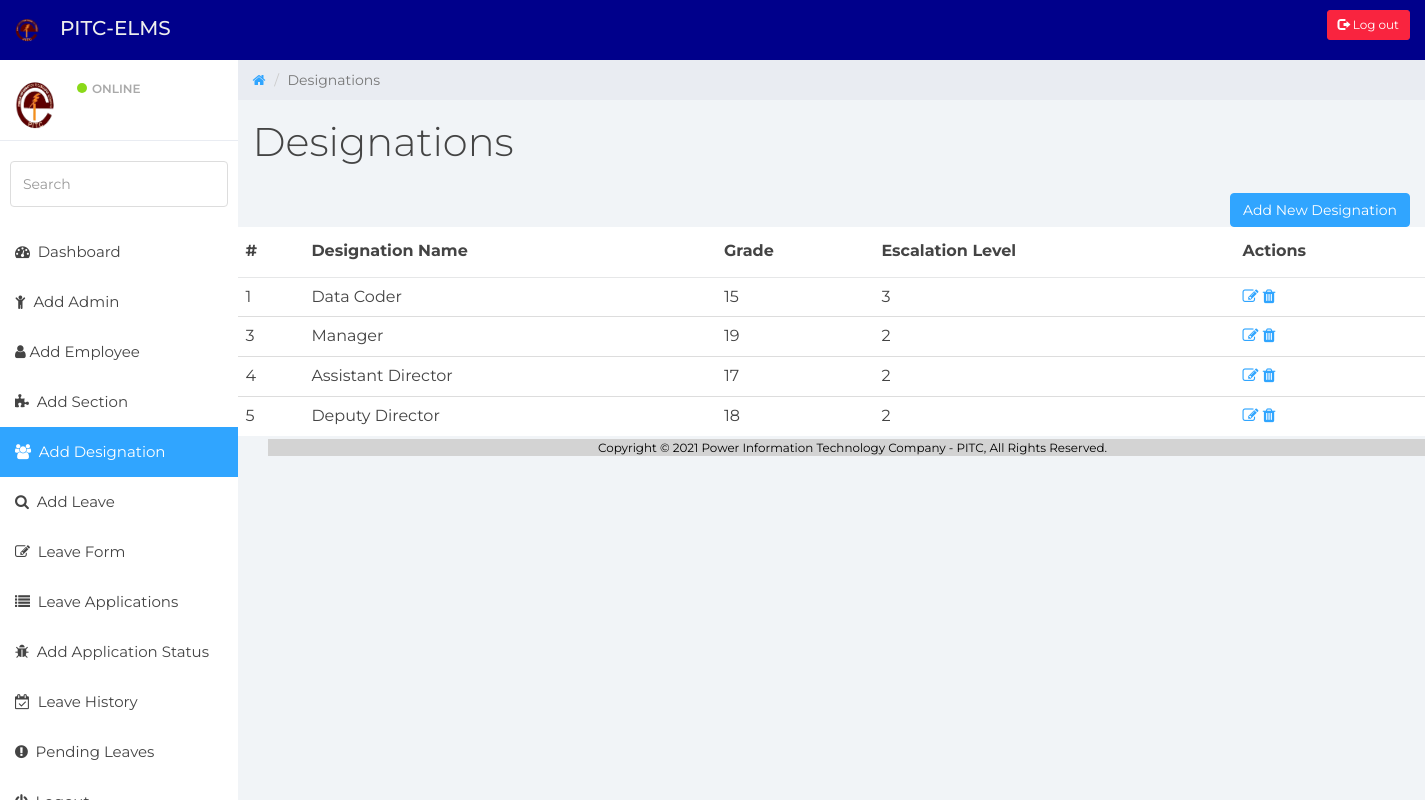
The app's page /designation.php with its own data.
### tables this page shows
CREATE TABLE `designation_lookup` (
  `designation_id` int(11) NOT NULL,
  `designation_name` text NOT NULL,
  `grade` int(11) DEFAULT NULL,
  `escalation_level` int(11) DEFAULT NULL
);

### read.php (called while the page is built, shortened)
<?php
function designation(){
  require_once'connection.php';
  $conn->setAttribute(PDO::ATTR_ERRMODE, PDO::ERRMODE_EXCEPTION);
  $stmt3= $conn->prepare("SELECT* FROM designation_lookup");
  $stmt3->execute();
  $designations = $stmt3->fetchAll(PDO::FETCH_ASSOC);
  return $designations;
}
?>

### designation.php (the view, shortened to what this page needs)
<?php
require("read.php");
include("header.php");
?>
<!DOCTYPE html>
<html>
<head>
	<link href="css/bootstrap.min.css" rel="stylesheet">
	<link href="css/font-awesome.min.css" rel="stylesheet">
	<link href="css/datepicker3.css" rel="stylesheet">
	<link href="css/styles.css" rel="stylesheet">
</head>
<body>
<div class="container-lg">
	<?php include("nav-bar.php");?>
	<div class="col-sm-9 col-sm-offset-3 col-lg-10 col-lg-offset-2 main">
		<div class="row">
			<ol class="breadcrumb">
				<li><a href="index.php">
					<em class="fa fa-home"></em>
				</a></li>
				<li class="active">Designations</li>
			</ol>
		</div>
		<div class="row">
			<div class="col-lg-12">
				<h1 class="page-header">Designations</h1>
                <button class="btn btn-primary btn-md" type ="submit" onclick="location.href='addDesignation.php'" style="float: right;" >Add New Designation</button>
            </div>
        <table class="table">
  <thead>
    <tr>
      <th scope="col">#</th>
      <th scope="col">Designation Name</th>
      <th scope="col">Grade</th>
      <th scope="col">Escalation Level</th>
      <th scope="col">Actions </th>
    </tr>
  </thead>
  <tbody>
    <?php
	$designations = designation();
	foreach ($designations as $designation): ?>
            <tr>
                <td><?=$designation['designation_id']?></td>
                <td><?=$designation['designation_name']?></td>
                <td><?=$designation['grade']?></td>
                <td><?=$designation['escalation_level']?></td>
                <td class="actions">
                <a href="updateDesignation.php?id=<?=$designation['designation_id']?>" title = "Update Record"><i class="fa fa-edit"></i></a>
                    <a href="deleteDesignation.php?id=<?=$designation['designation_id']?>" title = "Delete Record" onclick="return confirm('Are You Sure You Want To Delete This Record ?')"><i class="fa fa-trash"></i></a>
                </td>
            </tr>
            <?php endforeach; ?>
        </tbody>
    </table>
	</div>
</body>
<footer>
<?php include("footer.php");?>
</footer>
</html>

### css/styles.css (style rules this page uses)
body { background: #f1f4f7; padding-top: 60px; font-size: 14px; color: #444444; font-family: "Montserrat", "Helvetica Neue", Helvetica, Arial, sans-serif; }
a, a:hover, a:focus { color: #30a5ff; }
h1, h2, h3, h4, h5, h6 { color: #444444; }
h1 { font-weight: 300; font-size: 40px; }
.btn-primary, .btn-primary:hover, .btn-primary:focus, .btn-primary:active, .btn-primary.active, .open > .dropdown-toggle.btn-primary, .btn-primary.disabled, .btn-primary[disabled], fieldset[disabled] .btn-primary, .btn-primary.disabled:hover, .btn-primary[disabled]:hover, fieldset[disabled] .btn-primary:hover, .btn-primary.disabled:focus, .btn-primary[disabled]:focus, fieldset[disabled] .btn-primary:focus, .btn-primary.disabled:active, .btn-primary[disabled]:active, fieldset[disabled] .btn-primary:active, .btn-primary.disabled.active, .btn-primary[disabled].active, fieldset[disabled] .btn-primary.active { background-color: #30a5ff; border-color: #30a5ff; }
.breadcrumb { border-radius: 0; padding: 10px 15px 10px 15px; background: #e9ecf2; margin: 0; }
h1.page-header { margin-top: 20px; border-bottom: 0; }
.table { background: #fff; }
.table > thead > tr > th { border-bottom: 1px solid #e6e7e8; vertical-align: middle; height: 50px; }

### records on screen
designation_lookup: designation_id "1", designation_name "Data Coder", grade "15", escalation_level "3"
designation_lookup: designation_id "3", designation_name "Manager", grade "19", escalation_level "2"
designation_lookup: designation_id "4", designation_name "Assistant Director", grade "17", escalation_level "2"
designation_lookup: designation_id "5", designation_name "Deputy Director", grade "18", escalation_level "2"
